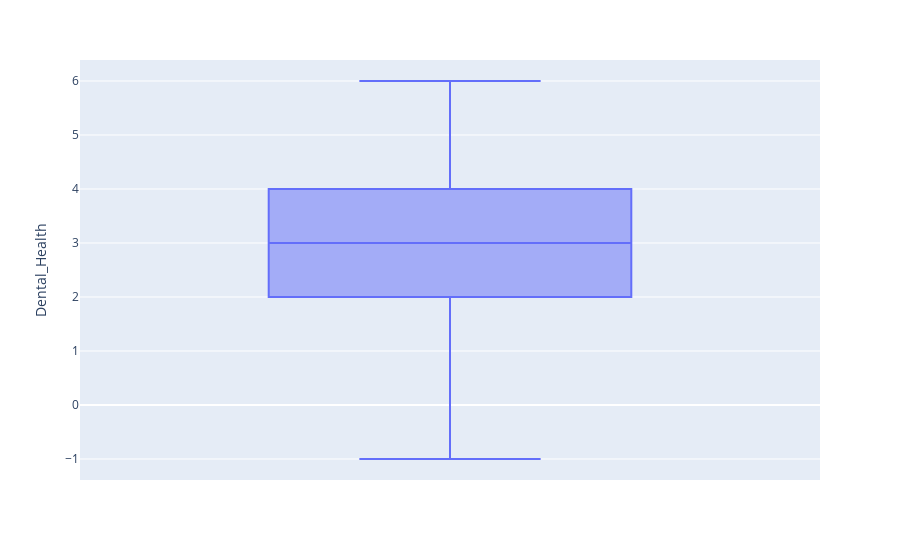

The cell this chart's notebook holds for it:
### Code cell
# Dental Health distribution
fig = px.box(ed_dental_df, y="Dental_Health")
fig.show()

### Figure 1 — Plotly figure (JSON) as saved in the notebook; plotly's stock layout.template omitted (floating-point values rounded to 4 significant figures; data arrays with more than 128 entries replaced by an {"elided": "..."} marker saying what was removed)
{"data": [{"alignmentgroup": "True", "hovertemplate": "Dental_Health=%{y}<extra></extra>", "legendgroup": "", "marker": {"color": "#636efa"}, "name": "", "notched": false, "offsetgroup": "", "orientation": "v", "showlegend": false, "type": "box", "x0": " ", "xaxis": "x", "y": {"elided": "714 int values"}, "y0": " ", "yaxis": "y"}], "layout": {"boxmode": "group", "legend": {"tracegroupgap": 0}, "margin": {"t": 60}, "xaxis": {"anchor": "y", "domain": [0, 1]}, "yaxis": {"anchor": "x", "domain": [0, 1], "title": {"text": "Dental_Health"}}}}
